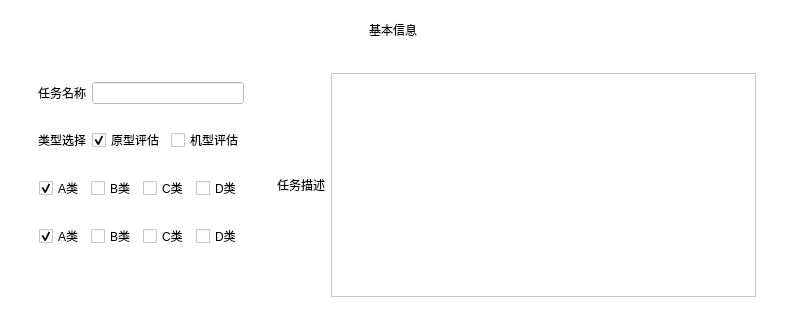
            <widget class="QWidget" name="widget_info" native="true">
             <property name="styleSheet">
              <string notr="true">background-color: #FFFFFF;</string>
             </property>
             <layout class="QVBoxLayout" name="verticalLayout_12">
              <item>
               <widget class="QWidget" name="widgetA" native="true">
                <layout class="QHBoxLayout" name="horizontalLayout_2">
                 <item>
                  <spacer name="horizontalSpacer_3">
                   <property name="orientation">
                    <enum>Qt::Orientation::Horizontal</enum>
                   </property>
                   <property name="sizeHint" stdset="0">
                    <size>
                     <width>349</width>
                     <height>20</height>
                    </size>
                   </property>
                  </spacer>
                 </item>
                 <item>
                  <widget class="QLabel" name="label_8">
                   <property name="text">
                    <string>基本信息</string>
                   </property>
                  </widget>
                 </item>
                 <item>
                  <spacer name="horizontalSpacer_4">
                   <property name="orientation">
                    <enum>Qt::Orientation::Horizontal</enum>
                   </property>
                   <property name="sizeHint" stdset="0">
                    <size>
                     <width>348</width>
                     <height>20</height>
                    </size>
                   </property>
                  </spacer>
                 </item>
                </layout>
               </widget>
              </item>
              <item>
               <widget class="QWidget" name="widgetB" native="true">
                <layout class="QHBoxLayout" name="horizontalLayout_3">
                 <item>
                  <widget class="QWidget" name="widget_left" native="true">
                   <property name="sizePolicy">
                    <sizepolicy hsizetype="Fixed" vsizetype="Preferred">
                     <horstretch>0</horstretch>
                     <verstretch>0</verstretch>
                    </sizepolicy>
                   </property>
                   <layout class="QVBoxLayout" name="verticalLayout_6">
                    <item>
                     <widget class="QWidget" name="widget_27" native="true">
                      <layout class="QHBoxLayout" name="horizontalLayout_27">
                       <item>
                        <widget class="QLabel" name="label_5">
                         <property name="text">
                          <string>任务名称</string>
                         </property>
                        </widget>
                       </item>
                       <item>
                        <widget class="QLineEdit" name="task_name"/>
                       </item>
                      </layout>
                     </widget>
                    </item>
                    <item>
                     <widget class="QWidget" name="widget_26" native="true">
                      <layout class="QHBoxLayout" name="horizontalLayout_26">
                       <item>
                        <widget class="QLabel" name="label_7">
                         <property name="sizePolicy">
                          <sizepolicy hsizetype="Fixed" vsizetype="Preferred">
                           <horstretch>0</horstretch>
                           <verstretch>0</verstretch>
                          </sizepolicy>
                         </property>
                         <property name="text">
                          <string>类型选择</string>
                         </property>
                        </widget>
                       </item>
                       <item>
                        <widget class="QCheckBox" name="checkBox_type_left">
                         <property name="sizePolicy">
                          <sizepolicy hsizetype="Fixed" vsizetype="Fixed">
                           <horstretch>0</horstretch>
                           <verstretch>0</verstretch>
                          </sizepolicy>
                         </property>
                         <property name="text">
                          <string>原型评估</string>
                         </property>
                         <property name="checked">
                          <bool>true</bool>
                         </property>
                         <property name="autoExclusive">
                          <bool>true</bool>
                         </property>
                        </widget>
                       </item>
                       <item>
                        <widget class="QCheckBox" name="checkBox_type_right">
                         <property name="sizePolicy">
                          <sizepolicy hsizetype="Fixed" vsizetype="Fixed">
                           <horstretch>0</horstretch>
                           <verstretch>0</verstretch>
                          </sizepolicy>
                         </property>
                         <property name="text">
                          <string>机型评估</string>
                         </property>
                         <property name="autoExclusive">
                          <bool>true</bool>
                         </property>
                        </widget>
                       </item>
                      </layout>
                     </widget>
                    </item>
                    <item>
                     <widget class="QWidget" name="widget_type_left" native="true">
                      <layout class="QHBoxLayout" name="horizontalLayout_25">
                       <item>
                        <widget class="QCheckBox" name="checkBox_left_sub1">
                         <property name="sizePolicy">
                          <sizepolicy hsizetype="Fixed" vsizetype="Fixed">
                           <horstretch>0</horstretch>
                           <verstretch>0</verstretch>
                          </sizepolicy>
                         </property>
                         <property name="text">
                          <string>A类</string>
                         </property>
                         <property name="checked">
                          <bool>true</bool>
                         </property>
                         <property name="autoExclusive">
                          <bool>true</bool>
                         </property>
                        </widget>
                       </item>
                       <item>
                        <widget class="QCheckBox" name="checkBox_left_sub2">
                         <property name="sizePolicy">
                          <sizepolicy hsizetype="Fixed" vsizetype="Fixed">
                           <horstretch>0</horstretch>
                           <verstretch>0</verstretch>
                          </sizepolicy>
                         </property>
                         <property name="text">
                          <string>B类</string>
                         </property>
                         <property name="autoExclusive">
                          <bool>true</bool>
                         </property>
                        </widget>
                       </item>
                       <item>
                        <widget class="QCheckBox" name="checkBox_left_sub3">
                         <property name="sizePolicy">
                          <sizepolicy hsizetype="Fixed" vsizetype="Fixed">
                           <horstretch>0</horstretch>
                           <verstretch>0</verstretch>
                          </sizepolicy>
                         </property>
                         <property name="text">
                          <string>C类</string>
                         </property>
                         <property name="autoExclusive">
                          <bool>true</bool>
                         </property>
                        </widget>
                       </item>
                       <item>
                        <widget class="QCheckBox" name="checkBox_left_sub4">
                         <property name="sizePolicy">
                          <sizepolicy hsizetype="Fixed" vsizetype="Fixed">
                           <horstretch>0</horstretch>
                           <verstretch>0</verstretch>
                          </sizepolicy>
                         </property>
                         <property name="text">
                          <string>D类</string>
                         </property>
                         <property name="autoExclusive">
                          <bool>true</bool>
                         </property>
                        </widget>
                       </item>
                      </layout>
                     </widget>
                    </item>
                    <item>
                     <widget class="QWidget" name="widget_type_right" native="true">
                      <layout class="QHBoxLayout" name="horizontalLayout_29">
                       <item>
                        <widget class="QCheckBox" name="checkBox_right_sub1">
                         <property name="sizePolicy">
                          <sizepolicy hsizetype="Fixed" vsizetype="Fixed">
                           <horstretch>0</horstretch>
                           <verstretch>0</verstretch>
                          </sizepolicy>
                         </property>
                         <property name="text">
                          <string>A类</string>
                         </property>
                         <property name="checked">
                          <bool>true</bool>
                         </property>
                         <property name="autoExclusive">
                          <bool>true</bool>
                         </property>
                        </widget>
                       </item>
                       <item>
                        <widget class="QCheckBox" name="checkBox_right_sub2">
                         <property name="sizePolicy">
                          <sizepolicy hsizetype="Fixed" vsizetype="Fixed">
                           <horstretch>0</horstretch>
                           <verstretch>0</verstretch>
                          </sizepolicy>
                         </property>
                         <property name="text">
                          <string>B类</string>
                         </property>
                         <property name="autoExclusive">
                          <bool>true</bool>
                         </property>
                        </widget>
                       </item>
                       <item>
                        <widget class="QCheckBox" name="checkBox_right_sub3">
                         <property name="sizePolicy">
                          <sizepolicy hsizetype="Fixed" vsizetype="Fixed">
                           <horstretch>0</horstretch>
                           <verstretch>0</verstretch>
                          </sizepolicy>
                         </property>
                         <property name="text">
                          <string>C类</string>
                         </property>
                         <property name="autoExclusive">
                          <bool>true</bool>
                         </property>
                        </widget>
                       </item>
                       <item>
                        <widget class="QCheckBox" name="checkBox_right_sub4">
                         <property name="sizePolicy">
                          <sizepolicy hsizetype="Fixed" vsizetype="Fixed">
                           <horstretch>0</horstretch>
                           <verstretch>0</verstretch>
                          </sizepolicy>
                         </property>
                         <property name="text">
                          <string>D类</string>
                         </property>
                         <property name="autoExclusive">
                          <bool>true</bool>
                         </property>
                        </widget>
                       </item>
                      </layout>
                     </widget>
                    </item>
                    <item>
                     <spacer name="verticalSpacer">
                      <property name="orientation">
                       <enum>Qt::Orientation::Vertical</enum>
                      </property>
                      <property name="sizeHint" stdset="0">
                       <size>
                        <width>20</width>
                        <height>40</height>
                       </size>
                      </property>
                     </spacer>
                    </item>
                   </layout>
                  </widget>
                 </item>
                 <item>
                  <widget class="QWidget" name="widget_right" native="true">
                   <layout class="QHBoxLayout" name="horizontalLayout">
                    <item>
                     <widget class="QLabel" name="label_6">
                      <property name="text">
                       <string>任务描述</string>
                      </property>
                     </widget>
                    </item>
                    <item>
                     <widget class="QTextEdit" name="task_description"/>
                    </item>
                   </layout>
                  </widget>
                 </item>
                </layout>
               </widget>
              </item>
             </layout>
            </widget>
